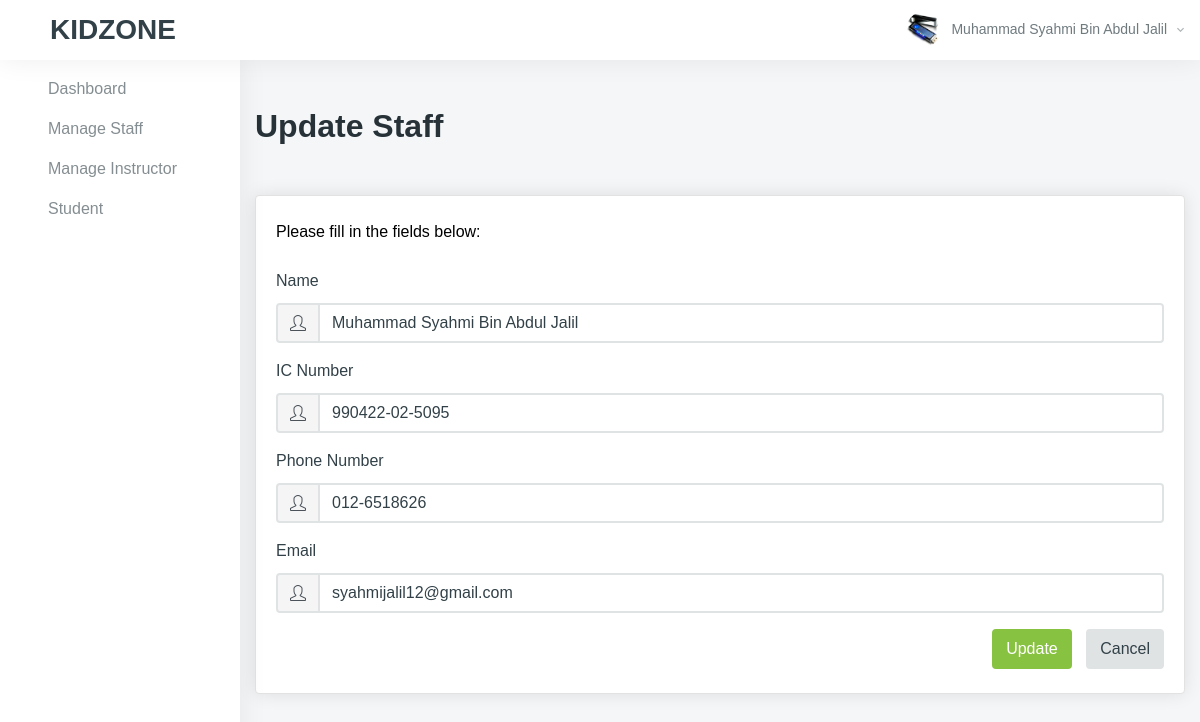
Screenshot of /admin/managestaff.php?id=1 (signed in) with the database file from the repository.
### tables this page shows
CREATE TABLE `staff` (
  `staff_id` int(11) NOT NULL,
  `staff_name` varchar(80) NOT NULL,
  `staff_email` varchar(80) NOT NULL,
  `staff_ic` varchar(30) NOT NULL,
  `staff_phone_number` varchar(30) NOT NULL,
  `staff_password` varchar(80) NOT NULL,
  `staff_pic_path` varchar(80) DEFAULT 'default.png'
);

### admin/managestaff.php (the view, shortened to what this page needs)
<?php
include "../resources/conn.php";
$name = $ic_number = $phone_number = $email = '';
if (isset($_GET['id'])) {
    $staff_id = $_GET['id'];
    $sql = "SELECT * FROM staff WHERE staff_id = ". $staff_id ."";
    $result = $conn->query($sql);
    if($result->num_rows>0){
        $row = $result->fetch_assoc();
        $name = $row['staff_name'];
        $ic_number = $row['staff_ic'];
        $phone_number  = $row['staff_phone_number'];
        $email = $row['staff_email'];
    }
}
?>
<!DOCTYPE html>
<html lang="en">
<head>
    <link href="../resources/vendors/vectormap/jquery-jvectormap-2.0.3.css" rel="stylesheet" type="text/css" />
    <link href="../resources/vendors/jquery-toggles/css/toggles.css" rel="stylesheet" type="text/css">
    <link href="../resources/vendors/jquery-toggles/css/themes/toggles-light.css" rel="stylesheet" type="text/css">
    <link href="../resources/vendors/jquery-toast-plugin/dist/jquery.toast.min.css" rel="stylesheet" type="text/css">
    <link href="../resources/dist/css/style.css" rel="stylesheet" type="text/css">
</head>
<body>
    <div class="hk-wrapper hk-vertical-nav">
        <?php include('header.php') ?>
        <nav class="hk-nav hk-nav-light ">
            <div class="nicescroll-bar">
                <div class="navbar-nav-wrap">
                    <ul class="navbar-nav flex-column">
                        <li class="nav-item ">
                            <a class="nav-link" href="index.php">
                                <span class="nav-link-text">Dashboard</span>
                            </a>
                        </li>
                        <li class="nav-item ">
                            <a class="nav-link" href="senaraistaff.php">
                                <span class="nav-link-text">Manage Staff</span>
                            </a>
                        </li>
                        <li class="nav-item ">
                            <a class="nav-link" href="senaraipengajar.php">
                                <span class="nav-link-text">Manage Instructor</span>
                            </a>
                        </li>
                        <li class="nav-item ">
                            <a class="nav-link" href="senaraipelajar.php">
                                <span class="nav-link-text">Student</span>
                            </a>
                        </li>
                    </ul>
                </div>
            </div>
        </nav>
        <div class="hk-pg-wrapper">
            <div class="container mt-xl-50 mt-sm-30 mt-15">
                <div class="hk-pg-header align-items-top">
                    <div>
                        <h2 class="hk-pg-title font-weight-600 mb-10">Update Staff</h2>
                    </div>
                </div>
                <div class="row">
                    <div class="col-xl-12">
                        <section class="hk-sec-wrapper">
                            <p class="mb-25">Please fill in the fields below:</p>
                            <div class="row">
                                <div class="col-sm">
                                    <form method="POST">
                                        <div class="form-group">
                                            <div class="table-wrap">
                                                <div class="form-group">
                                                    <label class="control-label mb-10" for="inputName">Name</label>
                                                    <div class="input-group">
                                                        <div class="input-group-prepend">
                                                            <span class="input-group-text"><i class="icon-user"></i></span>
                                                        </div>
                                                        <input id="name" type="text" name="name" class="form-control" id="inputName" placeholder="Full Name" value="<?php echo $name ?>">
                                                    </div>
                                                </div>
                                                <div class="form-group">
                                                    <label class="control-label mb-10" for="inputName">IC Number</label>
                                                    <div class="input-group">
                                                        <div class="input-group-prepend">
                                                            <span class="input-group-text"><i class="icon-user"></i></span>
                                                        </div>
                                                        <input id="ic" type="text" name="ic_number" class="form-control" id="inputName" placeholder="IC Number" value="<?php echo $ic_number ?>">
                                                    </div>
                                                </div>
                                                <div class="form-group">
                                                    <label class="control-label mb-10" for="inputName">Phone Number</label>
                                                    <div class="input-group">
                                                        <div class="input-group-prepend">
                                                            <span class="input-group-text"><i class="icon-user"></i></span>
                                                        </div>
                                                        <input id="phone" type="text" name="phone_number" class="form-control" id="inputName" placeholder="Phone Number" value="<?php echo $phone_number ?>">
                                                    </div>
                                                </div>
                                                <div class="form-group">
                                                    <label class="control-label mb-10" for="inputName">Email</label>
                                                    <div class="input-group">
                                                        <div class="input-group-prepend">
                                                            <span class="input-group-text"><i class="icon-user"></i></span>
                                                        </div>
                                                        <input id="email" type="text" name="email" class="form-control" id="inputName" placeholder="Email Address" value="<?php echo $email ?>">
                                                    </div>
                                                </div>
                                                <div style="float: right;">
                                                    <button type="submit" name="update" class="btn btn-primary mr-10">Update</button>
                                                    <button type="submit" name="cancel" class="btn btn-light">Cancel</button>
                                                </div>
                                            </div>
                                    </form>
                                </div>
                            </div>
                    </div>
                </div>
</body>
</html>

### admin/header.php (shortened to what this page needs)
<?php
$staff_id = $_SESSION['staff_id'];
$sql100 = "SELECT * FROM staff WHERE staff_id = " . $staff_id . "";
$result100 = $conn->query($sql100);
$row100 = $result100->fetch_assoc();
$name100 = $row100['staff_name'];
$pic_profile = $row100['staff_pic_path'];
?>
<nav class="navbar navbar-expand-xl navbar-light fixed-top hk-navbar hk-navbar-alt">
    <nav class="navbar navbar-light ">
        <span class="navbar-brand mb-0 h3" style="font-weight: bold;">KIDZONE</span>
    </nav>
    <ul class="navbar-nav hk-navbar-content">
        <li class="nav-item dropdown dropdown-authentication">
            <a class="nav-link dropdown-toggle no-caret" href="#" role="button" data-toggle="dropdown" aria-haspopup="true" aria-expanded="false">
                <div class="media">
                    <div class="media-img-wrap">
                        <div class="avatar">
                            <img src="../resources/img/profile/<?php echo $pic_profile; ?>" alt="user" class="avatar-img rounded-circle">
                        </div>
                    </div>
                    <div class="media-body">
                        <span><?php echo $name100; ?><i class="zmdi zmdi-chevron-down"></i></span>
                    </div>
                </div>
            </a>
        </li>
    </ul>
</nav>

### rows the page displays
staff: staff_pic_path (picture), staff_name "Muhammad Syahmi Bin Abdul Jalil", name "Muhammad Syahmi Bin Abdul Jalil", ic_number "990422-02-5095", phone_number "012-6518626", email "syahmijalil12@gmail.com"
